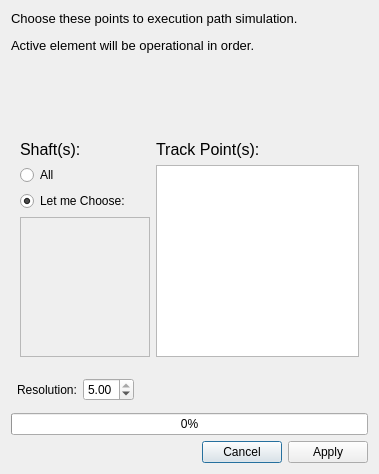
<?xml version="1.0" encoding="UTF-8"?>
<ui version="4.0">
 <class>Dialog</class>
 <widget class="QDialog" name="Dialog">
  <property name="geometry">
   <rect>
    <x>0</x>
    <y>0</y>
    <width>379</width>
    <height>474</height>
   </rect>
  </property>
  <property name="sizePolicy">
   <sizepolicy hsizetype="Preferred" vsizetype="Preferred">
    <horstretch>0</horstretch>
    <verstretch>0</verstretch>
   </sizepolicy>
  </property>
  <property name="minimumSize">
   <size>
    <width>379</width>
    <height>474</height>
   </size>
  </property>
  <property name="maximumSize">
   <size>
    <width>379</width>
    <height>474</height>
   </size>
  </property>
  <property name="windowTitle">
   <string>Path Track</string>
  </property>
  <property name="windowIcon">
   <iconset resource="../../icons.qrc">
    <normaloff>:/icons/bezier.png</normaloff>:/icons/bezier.png</iconset>
  </property>
  <property name="sizeGripEnabled">
   <bool>false</bool>
  </property>
  <property name="modal">
   <bool>true</bool>
  </property>
  <layout class="QVBoxLayout" name="verticalLayout_5">
   <item>
    <widget class="QLabel" name="label">
     <property name="text">
      <string>&lt;html&gt;&lt;head/&gt;&lt;body&gt;&lt;p&gt;&lt;span style=&quot; font-size:10pt;&quot;&gt;Choose these points to execution path simulation.&lt;/span&gt;&lt;/p&gt;&lt;p&gt;&lt;span style=&quot; font-size:10pt;&quot;&gt;Active element will be operational in order.&lt;/span&gt;&lt;/p&gt;&lt;/body&gt;&lt;/html&gt;</string>
     </property>
     <property name="textFormat">
      <enum>Qt::RichText</enum>
     </property>
     <property name="alignment">
      <set>Qt::AlignLeading|Qt::AlignLeft|Qt::AlignTop</set>
     </property>
     <property name="wordWrap">
      <bool>true</bool>
     </property>
    </widget>
   </item>
   <item>
    <spacer name="verticalSpacer">
     <property name="orientation">
      <enum>Qt::Vertical</enum>
     </property>
     <property name="sizeHint" stdset="0">
      <size>
       <width>20</width>
       <height>40</height>
      </size>
     </property>
    </spacer>
   </item>
   <item>
    <widget class="QWidget" name="mainPanel" native="true">
     <layout class="QHBoxLayout" name="mainPanelLayout">
      <item>
       <layout class="QVBoxLayout" name="verticalLayout_4">
        <item>
         <widget class="QLabel" name="label_5">
          <property name="text">
           <string>&lt;html&gt;&lt;head/&gt;&lt;body&gt;&lt;p&gt;&lt;span style=&quot; font-size:12pt;&quot;&gt;Shaft(s):&lt;/span&gt;&lt;/p&gt;&lt;/body&gt;&lt;/html&gt;</string>
          </property>
          <property name="textFormat">
           <enum>Qt::RichText</enum>
          </property>
          <property name="alignment">
           <set>Qt::AlignLeading|Qt::AlignLeft|Qt::AlignTop</set>
          </property>
          <property name="wordWrap">
           <bool>true</bool>
          </property>
         </widget>
        </item>
        <item>
         <widget class="QRadioButton" name="allShafts">
          <property name="text">
           <string>All</string>
          </property>
          <property name="checked">
           <bool>false</bool>
          </property>
         </widget>
        </item>
        <item>
         <widget class="QRadioButton" name="chooseShafts">
          <property name="text">
           <string>Let me Choose:</string>
          </property>
          <property name="checked">
           <bool>true</bool>
          </property>
         </widget>
        </item>
        <item>
         <widget class="QScrollArea" name="shaftsScrollArea">
          <property name="enabled">
           <bool>true</bool>
          </property>
          <property name="sizePolicy">
           <sizepolicy hsizetype="Fixed" vsizetype="Expanding">
            <horstretch>0</horstretch>
            <verstretch>0</verstretch>
           </sizepolicy>
          </property>
          <property name="minimumSize">
           <size>
            <width>130</width>
            <height>0</height>
           </size>
          </property>
          <property name="widgetResizable">
           <bool>true</bool>
          </property>
          <widget class="QWidget" name="scrollAreaWidgetContents">
           <property name="geometry">
            <rect>
             <x>0</x>
             <y>0</y>
             <width>128</width>
             <height>124</height>
            </rect>
           </property>
           <layout class="QVBoxLayout" name="scrollAreaWidgetLayout">
            <item>
             <spacer name="verticalSpacer_2">
              <property name="orientation">
               <enum>Qt::Vertical</enum>
              </property>
              <property name="sizeHint" stdset="0">
               <size>
                <width>20</width>
                <height>40</height>
               </size>
              </property>
             </spacer>
            </item>
           </layout>
          </widget>
         </widget>
        </item>
       </layout>
      </item>
      <item>
       <layout class="QVBoxLayout" name="verticalLayout_3">
        <item>
         <widget class="QLabel" name="label_3">
          <property name="text">
           <string>&lt;html&gt;&lt;head/&gt;&lt;body&gt;&lt;p&gt;&lt;span style=&quot; font-size:12pt;&quot;&gt;Track Point(s):&lt;/span&gt;&lt;/p&gt;&lt;/body&gt;&lt;/html&gt;</string>
          </property>
          <property name="textFormat">
           <enum>Qt::RichText</enum>
          </property>
          <property name="alignment">
           <set>Qt::AlignLeading|Qt::AlignLeft|Qt::AlignTop</set>
          </property>
          <property name="wordWrap">
           <bool>true</bool>
          </property>
         </widget>
        </item>
        <item>
         <widget class="QListWidget" name="Run_list">
          <property name="sizePolicy">
           <sizepolicy hsizetype="Expanding" vsizetype="Fixed">
            <horstretch>0</horstretch>
            <verstretch>0</verstretch>
           </sizepolicy>
          </property>
         </widget>
        </item>
       </layout>
      </item>
     </layout>
    </widget>
   </item>
   <item>
    <widget class="QWidget" name="subPanel" native="true">
     <layout class="QHBoxLayout" name="subPanelLayout">
      <property name="leftMargin">
       <number>6</number>
      </property>
      <property name="topMargin">
       <number>6</number>
      </property>
      <property name="rightMargin">
       <number>6</number>
      </property>
      <property name="bottomMargin">
       <number>6</number>
      </property>
      <item>
       <widget class="QLabel" name="label_4">
        <property name="text">
         <string>Resolution:</string>
        </property>
       </widget>
      </item>
      <item>
       <widget class="QDoubleSpinBox" name="Resolution">
        <property name="minimum">
         <double>0.500000000000000</double>
        </property>
        <property name="maximum">
         <double>5.000000000000000</double>
        </property>
        <property name="singleStep">
         <double>0.500000000000000</double>
        </property>
        <property name="value">
         <double>5.000000000000000</double>
        </property>
       </widget>
      </item>
      <item>
       <spacer name="horizontalSpacer_2">
        <property name="orientation">
         <enum>Qt::Horizontal</enum>
        </property>
        <property name="sizeHint" stdset="0">
         <size>
          <width>40</width>
          <height>20</height>
         </size>
        </property>
       </spacer>
      </item>
     </layout>
    </widget>
   </item>
   <item>
    <widget class="QProgressBar" name="progressBar">
     <property name="value">
      <number>0</number>
     </property>
     <property name="textVisible">
      <bool>true</bool>
     </property>
     <property name="textDirection">
      <enum>QProgressBar::TopToBottom</enum>
     </property>
    </widget>
   </item>
   <item>
    <layout class="QHBoxLayout" name="horizontalLayout">
     <item>
      <spacer name="horizontalSpacer">
       <property name="orientation">
        <enum>Qt::Horizontal</enum>
       </property>
       <property name="sizeHint" stdset="0">
        <size>
         <width>40</width>
         <height>20</height>
        </size>
       </property>
      </spacer>
     </item>
     <item>
      <widget class="QDialogButtonBox" name="buttonBox">
       <property name="sizePolicy">
        <sizepolicy hsizetype="Fixed" vsizetype="Fixed">
         <horstretch>0</horstretch>
         <verstretch>0</verstretch>
        </sizepolicy>
       </property>
       <property name="standardButtons">
        <set>QDialogButtonBox::Apply|QDialogButtonBox::Cancel</set>
       </property>
      </widget>
     </item>
    </layout>
   </item>
  </layout>
 </widget>
 <resources>
  <include location="../../icons.qrc"/>
 </resources>
 <connections>
  <connection>
   <sender>buttonBox</sender>
   <signal>rejected()</signal>
   <receiver>Dialog</receiver>
   <slot>reject()</slot>
   <hints>
    <hint type="sourcelabel">
     <x>292</x>
     <y>332</y>
    </hint>
    <hint type="destinationlabel">
     <x>199</x>
     <y>181</y>
    </hint>
   </hints>
  </connection>
 </connections>
</ui>
